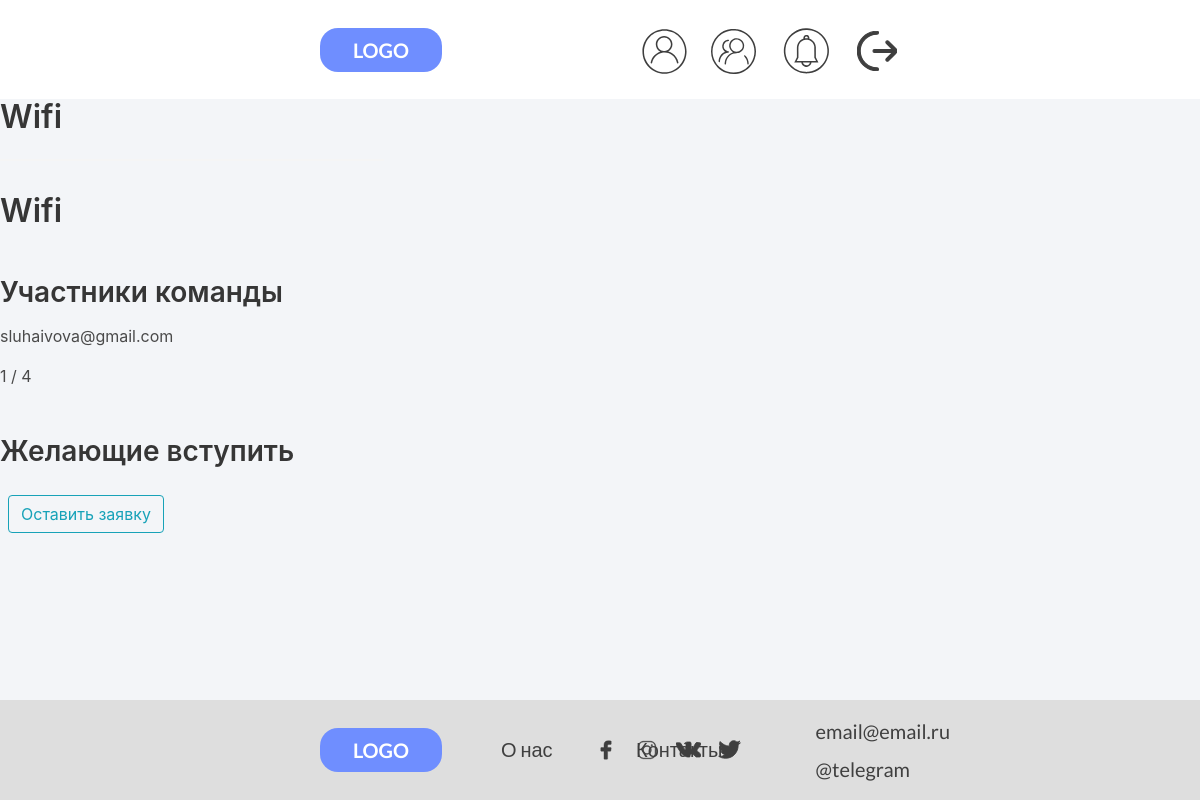
The page /team/19 (signed in) on the database its author committed.
### users/models.py (models this page shows, shortened)
class Team(models.Model):
    ACTIVE = 'active'
    DELETED = 'deleted'
    CHOICES_STATUS = (
        (ACTIVE, 'Active'),
        (DELETED, 'Deleted')
    )
    name = models.CharField(
        'Наименование команды',
        max_length=64,
        )
    description = models.CharField(
        'Описание команды',
        max_length=1024,
        null=True,
        blank=True
        )
    owner = models.ForeignKey(
        CustomUser,
        related_name='created_teams',
        verbose_name='Автор команды',
        on_delete=models.CASCADE,
        blank=True,
        null=True,
        )
    members = models.ManyToManyField(
        CustomUser,
        related_name='users_teams',
        verbose_name='Участники',
        blank=True,
        )
    count_of_players = models.IntegerField('Число участников')
    created_at = models.DateTimeField(
        'Дата cоздания команды',
        auto_now_add=True,
        null=True,
        blank=True
        )
    img = models.ImageField(
        'Фото команды',
        default='default-team.png',
        upload_to='user_images'
        )
    status = models.CharField(max_length=10, choices=CHOICES_STATUS, default=ACTIVE)
    class Meta:
        ordering = ['-created_at']
        verbose_name = 'Команду'
        verbose_name_plural = 'Команды'

class CustomUser(AbstractUser):
    username = None
    email = models.EmailField(_('email address'), unique=True)
    full_name = models.CharField(
        'Имя Фамилия',
        max_length=40,
        null=True,
        blank=True
        )
    phone_number = models.CharField(
        'Телефон пользователя',
        null=True,
        blank=True,
        max_length=30
        )
    date_birth = models.CharField(
        'Возраст пользователя',
        null=True,
        blank=True,
        max_length=50)
    USERNAME_FIELD = 'email'
    REQUIRED_FIELDS = []
    objects = CustomUserManager()
    class Meta:
        verbose_name = 'Пользователь'
        verbose_name_plural = 'Пользователи'

### users/views.py (the view)
# urls.py: path('team/<int:pk>', userViews.TeamDetailView.as_view(), name='team'),
class TeamDetailView(DetailView):
    template_name = 'teams/team.html'
    model = Team
    def get_context_data(self, **kwards):
        ctx = super(TeamDetailView, self).get_context_data(**kwards)
        ctx['team'] = Team.objects.get(pk=self.kwargs['pk'])
        return ctx

### users/templates/teams/team.html (shortened to what this page needs)
{% extends 'users/base.html'%}
{% load static %}
{% block link %}
    <link rel="stylesheet" type='text/css' href="{% static 'teams/css/team.css' %}">
{% endblock %}
{% block content %}
{% if team.owner == request.user %}
    {% if messages %}
        {% for mess in messages %}
            <div class="alert" id="hide">
                {{ mess }}
                <div class="btn-close">
                    <svg class="icon-close" enable-background="new 0 0 256 256" height="256px" id="Layer_1" version="1.1" viewBox="0 0 256 256" width="256px" xml:space="preserve" xmlns="http://www.w3.org/2000/svg" xmlns:xlink="http://www.w3.org/1999/xlink"><path d="M183.191,174.141c2.5,2.498,2.5,6.552,0,9.05c-1.249,1.25-2.889,1.875-4.525,1.875c-1.638,0-3.277-0.625-4.525-1.875  l-46.142-46.142L81.856,183.19c-1.249,1.25-2.888,1.875-4.525,1.875c-1.638,0-3.277-0.625-4.525-1.875c-2.5-2.498-2.5-6.552,0-9.05  l46.143-46.143L72.806,81.856c-2.5-2.499-2.5-6.552,0-9.05c2.497-2.5,6.553-2.5,9.05,0l46.142,46.142l46.142-46.142  c2.497-2.5,6.553-2.5,9.051,0c2.5,2.499,2.5,6.552,0,9.05l-46.143,46.142L183.191,174.141z M256,128C256,57.42,198.58,0,128,0  C57.42,0,0,57.42,0,128c0,70.58,57.42,128,128,128C198.58,256,256,198.58,256,128z M243.2,128c0,63.521-51.679,115.2-115.2,115.2  c-63.522,0-115.2-51.679-115.2-115.2C12.8,64.478,64.478,12.8,128,12.8C191.521,12.8,243.2,64.478,243.2,128z"/></svg>
                </div>
            </div>
        {%endfor%}
    {% endif %}
    <div class="columns" id="team-app">
        <div class="column is-4">
            <h1 class="title"> {{ team.name  }} </h1>
            <hr>
            <h1 class="title"> {{ team.description }} </h1>
            <h2 class="subtitile mt-6"> Участники команды </h2>
            {% for member in team.members.all %}
                <p> {{ member.email }} </p>
            {% endfor %}
            {{ team.members.all|length }} / {{team.count_of_players}}
            <h2 class="subtitile mt-6"> Желающие вступить </h2>
            <h3 class="is-size-5"><a href="{% url 'update-team' team.id %}" class="ml-2">
                <button class="btn btn-outline-info">Изменить команду </button>
            </a></h3>
            <h3 class="is-size-5"><a href="" class="ml-2">
                <button class="btn btn-outline-info"> Пригласить участников  </button>
            </a></h3>
        </div>
    </div>
{% else %}
<div class="columns" id="team-app">
    <div class="column is-4">
        <h1 class="title"> {{ team.name  }} </h1>
        <hr>
        <h1 class="title"> {{ team.description }} </h1>
        <h2 class="subtitile mt-6"> Участники команды </h2>
        {% for member in team.members.all %}
            <p> {{ member.email }} </p>
        {% endfor %}
        {{ team.members.all|length }} / {{team.count_of_players}}
        <h2 class="subtitile mt-6"> Желающие вступить </h2>
        <h3 class="is-size-5"><a href="" class="ml-2">
            <button class="btn btn-outline-info"> Оставить заявку  </button>
        </a></h3>
    </div>
</div>
{% endif %}
{% endblock %}

### users/static/users/css/base.css (style rules this page uses)
body { width: 100%; height: 100%; }
.base a { text-decoration: none; transition: 200ms; transition-timing-function: ease-in-out; -webkit-transition: 200ms; -webkit-transition-timing-function: ease-in-out; }

### rows shown on the page
Team: name "Wifi", description "Wifi", members.all|length "1", count_of_players "4"
CustomUser: email "sluhaivova@gmail.com"
